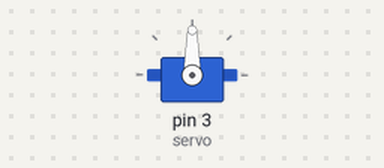
The sketch below on a simulated Arduino Uno, built with avr-gcc and run on an emulated ATmega328P. On the bench: servo.

Above: at 0.05 s.
At 6.0 s:
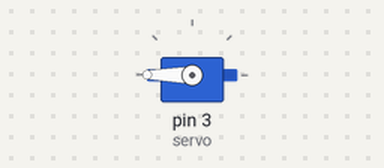
Timing chart, 0 to 9.1 s (numbered marks = the images above):
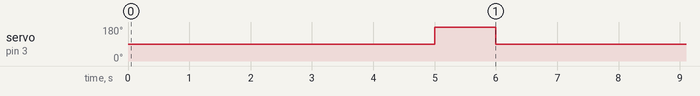

The sketch:

geerman_start.ino
```cpp
#include <Servo.h>
int sensorPin = A0;
unsigned int sensorValue = 0;
int gradServo = 0;

Servo servo;

void setup()
{
 servo.attach(3);
 pinMode(3, OUTPUT);
 Serial.begin(9600);
}

void loop()
{
/*
 sensorValue = analogRead(sensorPin);
 Serial.println(sensorValue);
 if (sensorValue>10){
  gradServo = 0;
 }
 else {
  gradServo = 180;
  delay(1000);
 }
 servo.write(gradServo);
 */
 delay(5000);
 servo.write(180);
 delay(1000);
 servo.write(90);
 delay(1000);
}
```

Measured:
- by itself, servo on pin 3 (servo): alternates 180° for 1.0 s and 90° for 6.0 s
